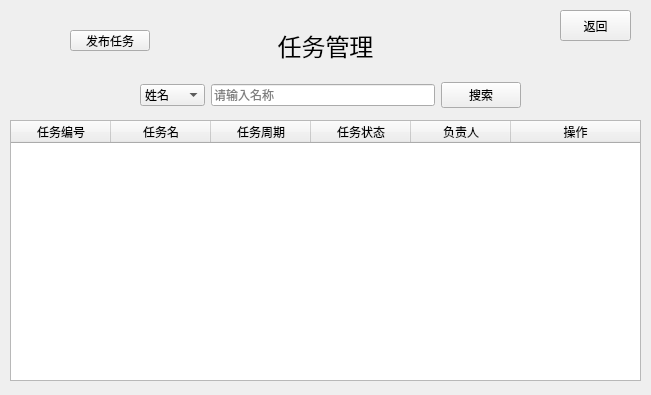
<?xml version="1.0" encoding="UTF-8"?>
<ui version="4.0">
 <class>task</class>
 <widget class="QWidget" name="task">
  <property name="geometry">
   <rect>
    <x>0</x>
    <y>0</y>
    <width>651</width>
    <height>395</height>
   </rect>
  </property>
  <property name="windowTitle">
   <string>Form</string>
  </property>
  <widget class="QLabel" name="label">
   <property name="geometry">
    <rect>
     <x>270</x>
     <y>20</y>
     <width>111</width>
     <height>51</height>
    </rect>
   </property>
   <property name="text">
    <string>&lt;html&gt;&lt;head/&gt;&lt;body&gt;&lt;p&gt;&lt;span style=&quot; font-size:18pt;&quot;&gt;任务管理&lt;/span&gt;&lt;/p&gt;&lt;/body&gt;&lt;/html&gt;</string>
   </property>
   <property name="alignment">
    <set>Qt::AlignCenter</set>
   </property>
  </widget>
  <widget class="QPushButton" name="pushButton">
   <property name="geometry">
    <rect>
     <x>560</x>
     <y>10</y>
     <width>71</width>
     <height>31</height>
    </rect>
   </property>
   <property name="text">
    <string>返回</string>
   </property>
  </widget>
  <widget class="QWidget" name="widget" native="true">
   <property name="geometry">
    <rect>
     <x>140</x>
     <y>70</y>
     <width>381</width>
     <height>51</height>
    </rect>
   </property>
   <layout class="QHBoxLayout" name="horizontalLayout">
    <item>
     <widget class="QComboBox" name="choiceBox">
      <item>
       <property name="text">
        <string>姓名</string>
       </property>
      </item>
      <item>
       <property name="text">
        <string>任务名</string>
       </property>
      </item>
     </widget>
    </item>
    <item>
     <widget class="QLineEdit" name="nameLi">
      <property name="placeholderText">
       <string>请输入名称</string>
      </property>
     </widget>
    </item>
    <item>
     <widget class="QPushButton" name="pushButton_2">
      <property name="text">
       <string>搜索</string>
      </property>
     </widget>
    </item>
   </layout>
  </widget>
  <widget class="QPushButton" name="pushButton_3">
   <property name="geometry">
    <rect>
     <x>70</x>
     <y>30</y>
     <width>80</width>
     <height>21</height>
    </rect>
   </property>
   <property name="text">
    <string>发布任务</string>
   </property>
  </widget>
  <widget class="QTableWidget" name="taskList">
   <property name="geometry">
    <rect>
     <x>10</x>
     <y>120</y>
     <width>631</width>
     <height>261</height>
    </rect>
   </property>
   <property name="sizeAdjustPolicy">
    <enum>QAbstractScrollArea::AdjustToContents</enum>
   </property>
   <attribute name="horizontalHeaderStretchLastSection">
    <bool>true</bool>
   </attribute>
   <column>
    <property name="text">
     <string>任务编号</string>
    </property>
   </column>
   <column>
    <property name="text">
     <string>任务名</string>
    </property>
   </column>
   <column>
    <property name="text">
     <string>任务周期</string>
    </property>
   </column>
   <column>
    <property name="text">
     <string>任务状态</string>
    </property>
   </column>
   <column>
    <property name="text">
     <string>负责人</string>
    </property>
   </column>
   <column>
    <property name="text">
     <string>操作</string>
    </property>
   </column>
  </widget>
 </widget>
 <resources/>
 <connections/>
</ui>
